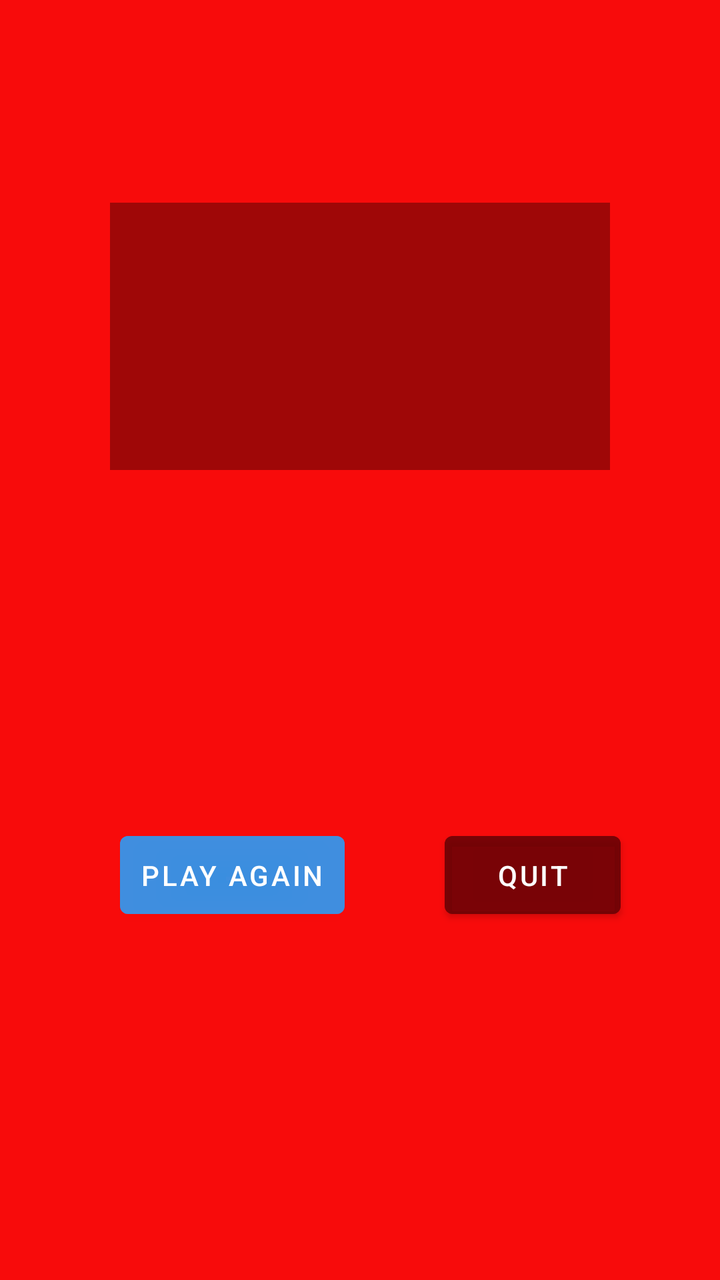
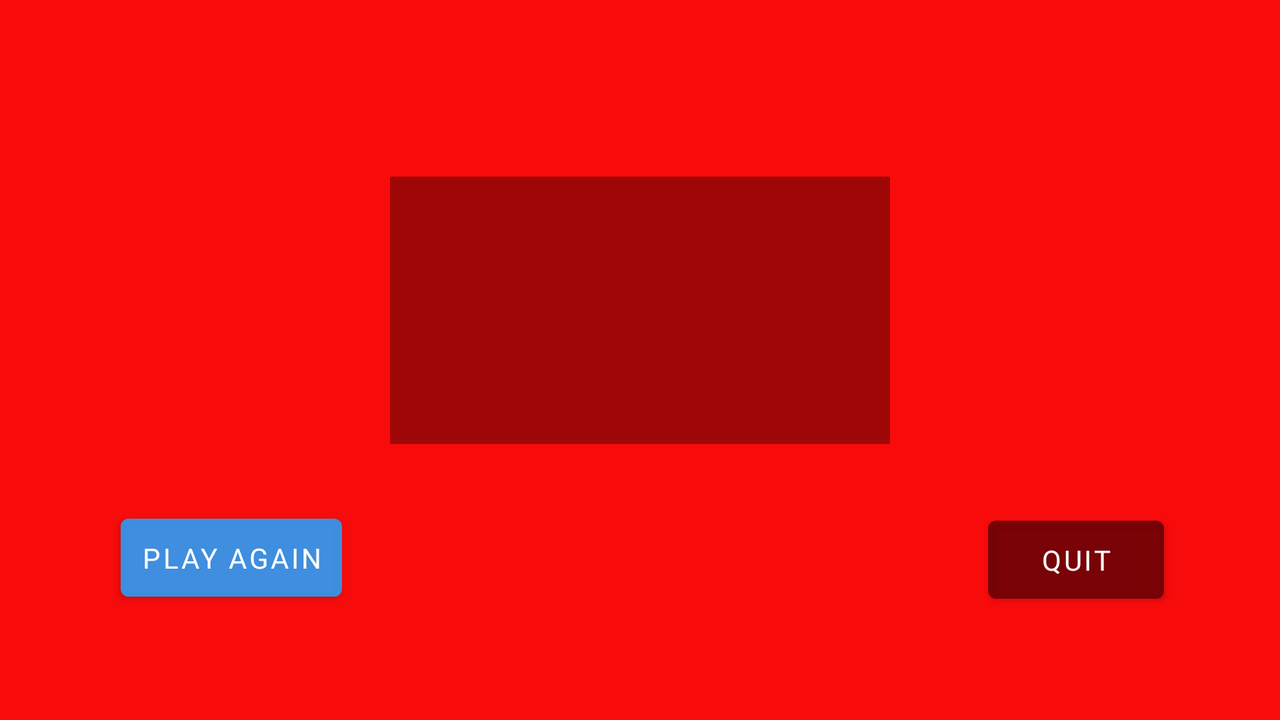

Two renders of one Android screen. The first uses the default layout on a phone; the second uses the alternative layout the repository ships for a different screen configuration, on a matching device. The two XML files are below.
<!-- AndroidManifest.xml: application theme Theme.QuizApp -->
<!-- res/layout/activity_2.xml -->
<?xml version="1.0" encoding="utf-8"?>
<androidx.constraintlayout.widget.ConstraintLayout xmlns:android="http://schemas.android.com/apk/res/android"
    xmlns:app="http://schemas.android.com/apk/res-auto"
    xmlns:tools="http://schemas.android.com/tools"
    android:layout_width="match_parent"
    android:layout_height="match_parent"
    tools:context=".Activity2"
    android:background="#F80B0B">

    <TextView
        android:id="@+id/Scoreboard"
        android:layout_width="250dp"
        android:layout_height="wrap_content"
        android:background="#5C000000"
        android:gravity="center_horizontal"
        android:padding="50dp"
        android:textAlignment="center"
        android:textColor="@color/white"
        android:textSize="25sp"
        app:layout_constraintBottom_toBottomOf="parent"
        app:layout_constraintEnd_toEndOf="parent"
        app:layout_constraintStart_toStartOf="parent"
        app:layout_constraintTop_toTopOf="parent"
        app:layout_constraintVertical_bias="0.19999999" />

    <Button
        android:id="@+id/play"
        android:layout_width="wrap_content"
        android:layout_height="wrap_content"
        android:layout_marginStart="60dp"
        android:layout_marginLeft="60dp"
        android:padding="10dp"
        android:onClick="regame"
        android:text="@string/play_again"
        android:backgroundTint="#AB2A9EFA"
        app:layout_constraintBottom_toBottomOf="parent"
        app:layout_constraintStart_toStartOf="parent"
        app:layout_constraintTop_toBottomOf="@+id/Scoreboard" />

    <Button
        android:id="@+id/quit"
        android:layout_width="wrap_content"
        android:layout_height="wrap_content"
        android:text="@string/quit"
        android:padding="10dp"
        android:onClick="quit"
        android:backgroundTint="#9F650205"
        app:layout_constraintBottom_toBottomOf="parent"
        app:layout_constraintEnd_toEndOf="parent"
        app:layout_constraintStart_toEndOf="@+id/play"
        app:layout_constraintTop_toBottomOf="@+id/Scoreboard" />
</androidx.constraintlayout.widget.ConstraintLayout>
<!-- resources referenced by this layout -->
<resources>
  <string name="play_again">play again</string>
  <string name="quit">Quit</string>
  <style name="Theme.QuizApp" parent="Theme.MaterialComponents.DayNight.DarkActionBar">
          
          <item name="colorPrimary">#009685</item>
          <item name="colorPrimaryVariant">#B4101010</item>
          <item name="colorOnPrimary">@color/white</item>
          
          <item name="colorSecondary">@color/teal_200</item>
          <item name="colorSecondaryVariant">@color/teal_700</item>
          <item name="colorOnSecondary">@color/black</item>
          
          <item name="android:statusBarColor" tools:targetApi="l">?attr/colorPrimaryVariant</item>
          
      </style>
</resources>
<!-- res/layout-land/activity_2.xml (the repository's variant of the layout above) -->
<!-- drawn on the phone turned sideways -->
<?xml version="1.0" encoding="utf-8"?>
<androidx.constraintlayout.widget.ConstraintLayout xmlns:android="http://schemas.android.com/apk/res/android"
    xmlns:app="http://schemas.android.com/apk/res-auto"
    xmlns:tools="http://schemas.android.com/tools"
    android:layout_width="match_parent"
    android:layout_height="match_parent"
    tools:context=".Activity2"
    android:background="#F80B0B">

    <TextView
        android:id="@+id/Scoreboard"
        android:layout_width="250dp"
        android:layout_height="wrap_content"
        android:layout_marginBottom="50dp"
        android:background="#5C000000"
        android:gravity="center_horizontal"
        android:padding="50dp"
        android:textAlignment="center"
        android:textColor="@color/white"
        android:textSize="25sp"
        android:fontFamily="@font/cairo_bold"
        app:layout_constraintBottom_toBottomOf="parent"
        app:layout_constraintEnd_toEndOf="parent"
        app:layout_constraintStart_toStartOf="parent"
        app:layout_constraintTop_toTopOf="parent" />

    <Button
        android:id="@+id/play"
        android:layout_width="wrap_content"
        android:layout_height="wrap_content"
        android:onClick="regame"
        android:padding="10dp"
        android:backgroundTint="#AB2A9EFA"
        android:text="@string/play_again"
        android:fontFamily="@font/acme"
        app:layout_constraintBottom_toBottomOf="parent"
        app:layout_constraintEnd_toEndOf="parent"
        app:layout_constraintHorizontal_bias="0.114"
        app:layout_constraintStart_toStartOf="parent"
        app:layout_constraintTop_toBottomOf="@+id/Scoreboard"
        app:layout_constraintVertical_bias="0.362" />

    <Button
        android:id="@+id/quit"
        android:layout_width="wrap_content"
        android:layout_height="wrap_content"
        android:backgroundTint="#9F650205"
        android:onClick="quit"
        android:padding="10dp"
        android:text="@string/quit"
        android:fontFamily="@font/acme"
        app:layout_constraintBottom_toBottomOf="parent"
        app:layout_constraintEnd_toEndOf="parent"
        app:layout_constraintHorizontal_bias="0.848"
        app:layout_constraintStart_toEndOf="@+id/play"
        app:layout_constraintTop_toBottomOf="@+id/Scoreboard"
        app:layout_constraintVertical_bias="0.371" />
</androidx.constraintlayout.widget.ConstraintLayout>
